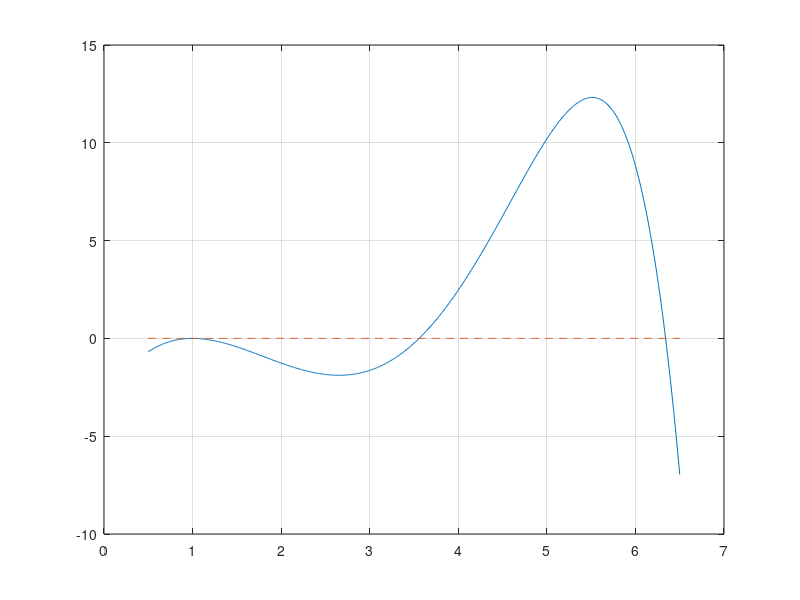

Here is the MATLAB script that generated this plot: (Note: this script raises an error after producing the figure.)
clear
clc
close all

% definiamo la funzione (e l'intervallo in cui valutarla) come da testo
f = @(x) x.^3 - (2 + exp(1)) * x.^2 + (2*exp(1) + 1) * x + (1 - exp(1)) - cosh(x - 1);
x = 0.5:0.01:6.5;

%% 1

% disegnamo il grafico della funzione ed evidenzio gli zeri della funzione
plot(x, f(x))
grid on
hold on
plot(x, 0*x, '--')

%% 2

% osserviamoche primo zero (~1) non verrà trovato, mentre il secondo (3~4)
% e il terzo (6~6.5) sì

% verifichiamo
if f(0.5) * f(1.5) < 0
    disp("Bisezione applicabile per alpha1")
else
    disp("Bisezione NON applicabile per alpha1")
end
if f(3) * f(4) < 0
    disp("Bisezione applicabile per alpha2")
else
    disp("Bisezione NON applicabile per alpha1")
end
if f(6) * f(6.5) < 0
    disp("Bisezione applicabile per alpha3")
else
    disp("Bisezione NON applicabile per alpha1")
end

%% 3

% creiamo la funzione che implemennta il metodo di bisezione
% vedi file bisez.m

%% 4

% definiamo la tolleranza
toll = 1e-12;

% per il primo zero non è possibile applicarlo, darebbe errore
% a1 = 0.5;
% b1 = 1.5;
% [xvect1, it1] = bisez(a1, b1, toll, f);

% applichiamo per il secondo zero
a2 = 3;
b2 = 4;
[xvect2, it2] = bisez(a2, b2, toll, f);

% applichiamo per il terzo zero
a3 = 6;
b3 = 6.5;
[xvect3, it3] = bisez(a3, b3, toll, f);